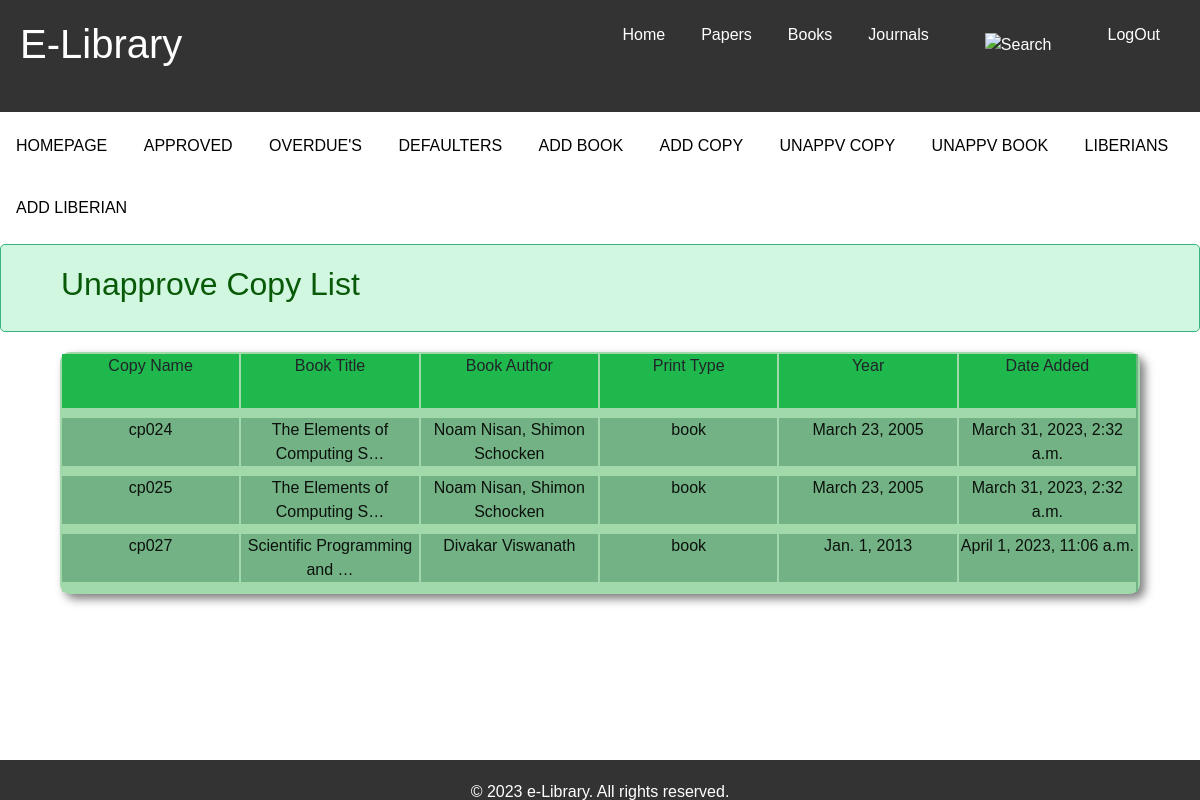
The page /approvecopylist/ (signed in) on the database as committed earlier.
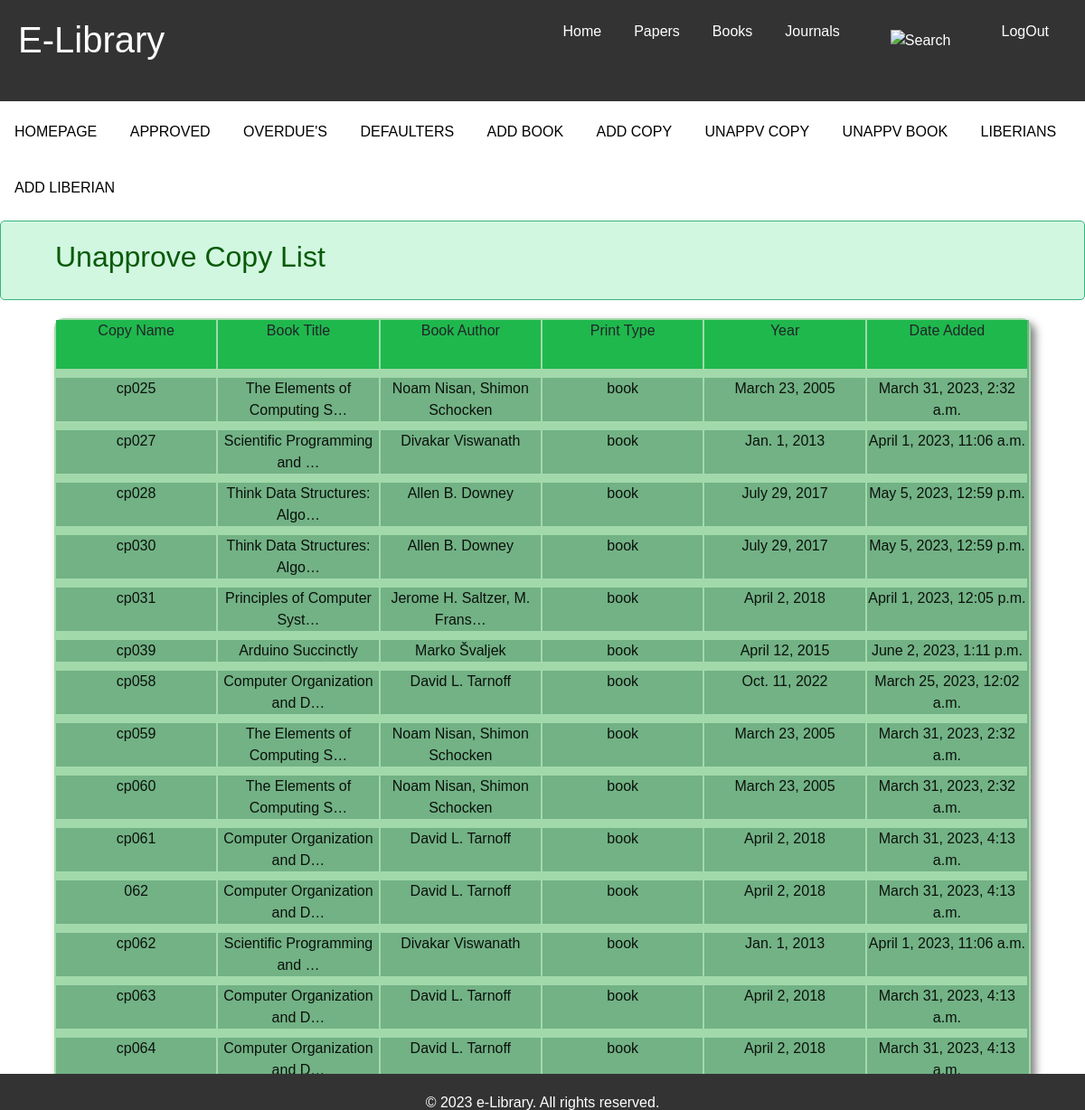
The same page on the database as committed later.
### libraryhelper/models.py (models this page shows, shortened)
class Copy(models.Model):
    book = models.ForeignKey(Book, on_delete=models.CASCADE)
    copyname = models.CharField(max_length=100,unique=True)
    available = models.BooleanField(default=False,null=False)
    approve = models.BooleanField(default=False)

class Book(models.Model):
    booktitle = models.CharField(max_length=100)
    bookimg =  models.ImageField(default='./kraft-notebook-with-elastic-band-2542530__340.jpg',upload_to="elibrary/bookimages")
    authors = models.CharField(blank=True,max_length=200)
    edition = models.CharField(blank=True,max_length=100)
    booktype = models.CharField(blank=True,max_length=20)
    deptclass = models.CharField(blank=True,max_length=100)
    year = models.DateField(blank=True)
    isbn = models.CharField(blank=True,max_length=100)
    aisle = models.CharField(blank=True,max_length=100)
    description = models.TextField()
    approve = models.BooleanField(default=False)
    dateadded = models.DateTimeField(auto_now_add=True)
    pdf_available = models.BooleanField(default=True,null=False)
    pdf_file = models.FileField(blank=True, upload_to='elibrary/pdfs/')
    popular = models.IntegerField(blank=True,null=True)

### libraryhelper/views.py (the view)
# urls.py: path('approvecopylist/', views.approvecopylist, name="approvecopylist"),
@login_required
def approvecopylist(request):
    if request.method == "GET":
        unapplist = Copy.objects.filter(approve=False)
        return render(request, 'libraryhelper/approvecopylist.html',{'unapplist':unapplist})

### libraryhelper/templates/libraryhelper/approvecopylist.html (shortened to what this page needs)
{% extends "libraryhelper/bookdetail.html" %}
{% load static %}
{% block customcss %}
<link rel="stylesheet" type="text/css" href="{% static 'CSS/homepage.css' %}">
<link rel="stylesheet" href="{% static 'fontawesome-free-5.15.4-web/css/all.css' %}">
{% endblock %}
{% block slider %}
<nav class="home">
    <ul class="homeul">
        <li class="homeli"><a href="{% url 'home' %}">HOMEPAGE</a></li>
        <li class="homeli"><a href="{% url 'approve' %}">APPROVED</a></li>
        <li class="homeli"><a href="{% url 'overdue' %}">OVERDUE'S</a></li>
        <li class="homeli"><a href="{% url 'defaulters' %}">DEFAULTERS</a></li>
        <li class="homeli"><a href="{% url 'addbook' %}">ADD BOOK</a></li>
        <li class="homeli"><a href="{% url 'addcopy' %}">ADD COPY</a></li>
        <li class="homeli"><a href="{% url 'approvecopylist' %}">UNAPPV COPY</a></li>
        <li class="homeli"><a href="{% url 'approvebooklist' %}">UNAPPV BOOK</a></li>
        <li class="homeli"><a href="{% url 'liberianlist' %}">LIBERIANS</a></li>
        <li class="homeli"><a href="{% url 'addliberian' %}">ADD LIBERIAN</a></li>
    </ul>
</nav>
<div class="alert">
    <h2>Unapprove Copy List</h2>
</div>
<section>{% if unapplist.count < 1 %} <p>Book is not available</p> {% endif %}
        {% if unapplist %}
        <div class="top">
            <li>Copy Name</li>
            <li>Book Title</li>
            <li>Book Author</li>
            <li>Print Type</li>
            <li>Year</li>
            <li>Date Added</li>
        </div>
        <div class="bodi">
            {% for book in unapplist %}
            <li><a href="{% url 'approvecopy' book.id %}">{{book.copyname}}</a></li>
            <li><a href="{% url 'approvecopy' book.id %}">{{book.book.booktitle|striptags|truncatechars:28}}</a></li>
            <li><a href="{% url 'approvecopy' book.id %}">{{book.book.authors|striptags|truncatechars:28}}</a></li>
            <li><a href="{% url 'approvecopy' book.id %}">{{book.book.booktype}}</a></li>
            <li><a href="{% url 'approvecopy' book.id %}">{{book.book.year}}</a></li>
            <li><a href="{% url 'approvecopy' book.id %}">{{book.book.dateadded}}</a></li>
            {% endfor %}
        </div>
        {% endif%}
</section>
{% endblock %}

Rows that differ between the two databases and show on the page:
no longer on this page (row edited): Copy: copyname "cp024", book.booktitle "The Elements of Computing S…", book.authors "Noam Nisan, Shimon Schocken", book.booktype "book", book.year "March 23, 2005", book.dateadded "March 31, 2023, 2:32 a.m."
added Copy: copyname "cp028", book.booktitle "Think Data Structures: Algo…", book.authors "Allen B. Downey", book.booktype "book", book.year "July 29, 2017", book.dateadded "May 5, 2023, 12:59 p.m."
added Copy: copyname "cp030", book.booktitle "Think Data Structures: Algo…", book.authors "Allen B. Downey", book.booktype "book", book.year "July 29, 2017", book.dateadded "May 5, 2023, 12:59 p.m."
added Copy: copyname "cp031", book.booktitle "Principles of Computer Syst…", book.authors "Jerome H. Saltzer, M. Frans…", book.booktype "book", book.year "April 2, 2018", book.dateadded "April 1, 2023, 12:05 p.m."
added Copy: copyname "cp039", book.booktitle "Arduino Succinctly", book.authors "Marko Švaljek", book.booktype "book", book.year "April 12, 2015", book.dateadded "June 2, 2023, 1:11 p.m."
added Copy: copyname "cp058", book.booktitle "Computer Organization and D…", book.authors "David L. Tarnoff", book.booktype "book", book.year "Oct. 11, 2022", book.dateadded "March 25, 2023, 12:02 a.m."
added Copy: copyname "cp059", book.booktitle "The Elements of Computing S…", book.authors "Noam Nisan, Shimon Schocken", book.booktype "book", book.year "March 23, 2005", book.dateadded "March 31, 2023, 2:32 a.m."
added Copy: copyname "cp060", book.booktitle "The Elements of Computing S…", book.authors "Noam Nisan, Shimon Schocken", book.booktype "book", book.year "March 23, 2005", book.dateadded "March 31, 2023, 2:32 a.m."
added Copy: copyname "cp061", book.booktitle "Computer Organization and D…", book.authors "David L. Tarnoff", book.booktype "book", book.year "April 2, 2018", book.dateadded "March 31, 2023, 4:13 a.m."
added Copy: copyname "062", book.booktitle "Computer Organization and D…", book.authors "David L. Tarnoff", book.booktype "book", book.year "April 2, 2018", book.dateadded "March 31, 2023, 4:13 a.m."
added Copy: copyname "cp062", book.booktitle "Scientific Programming and …", book.authors "Divakar Viswanath", book.booktype "book", book.year "Jan. 1, 2013", book.dateadded "April 1, 2023, 11:06 a.m."
added Copy: copyname "cp063", book.booktitle "Computer Organization and D…", book.authors "David L. Tarnoff", book.booktype "book", book.year "April 2, 2018", book.dateadded "March 31, 2023, 4:13 a.m."
added Copy: copyname "cp064", book.booktitle "Computer Organization and D…", book.authors "David L. Tarnoff", book.booktype "book", book.year "April 2, 2018", book.dateadded "March 31, 2023, 4:13 a.m."
